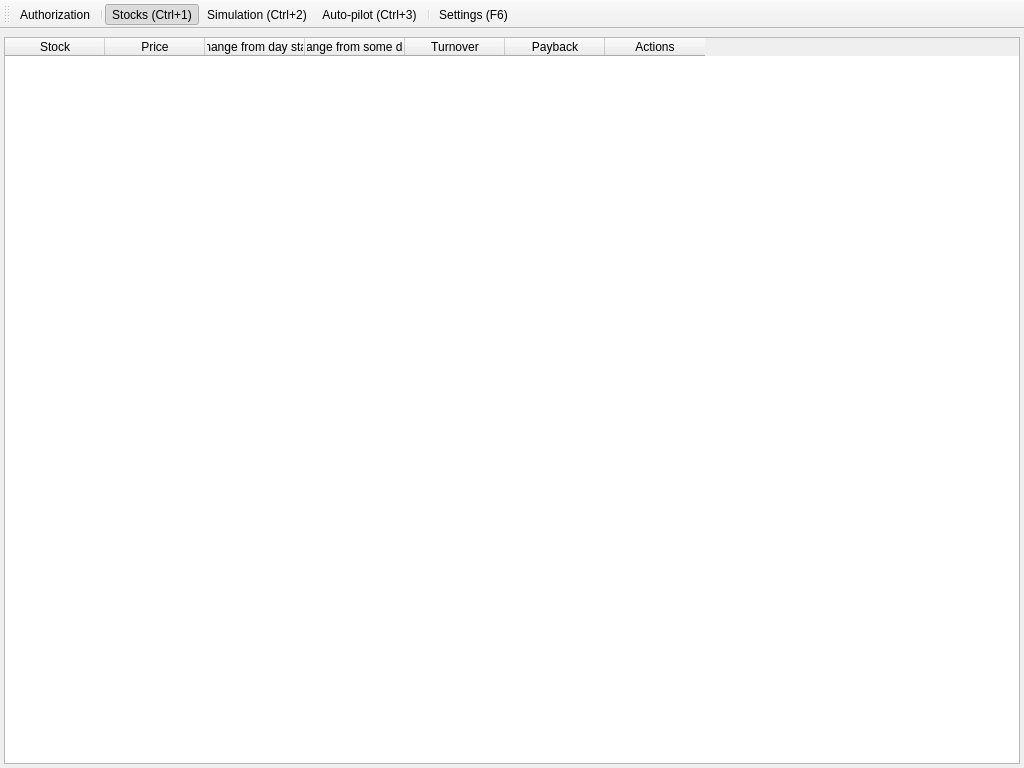
<?xml version="1.0" encoding="UTF-8"?>
<ui version="4.0">
 <class>MainWindow</class>
 <widget class="QMainWindow" name="MainWindow">
  <property name="geometry">
   <rect>
    <x>0</x>
    <y>0</y>
    <width>1024</width>
    <height>768</height>
   </rect>
  </property>
  <property name="minimumSize">
   <size>
    <width>800</width>
    <height>600</height>
   </size>
  </property>
  <property name="windowTitle">
   <string>TInvestor</string>
  </property>
  <widget class="QWidget" name="centralwidget">
   <layout class="QVBoxLayout" name="verticalLayout">
    <property name="spacing">
     <number>4</number>
    </property>
    <property name="leftMargin">
     <number>4</number>
    </property>
    <property name="topMargin">
     <number>4</number>
    </property>
    <property name="rightMargin">
     <number>4</number>
    </property>
    <property name="bottomMargin">
     <number>4</number>
    </property>
    <item>
     <widget class="WaitingSpinnerWidget" name="waitingSpinnerWidget" native="true"/>
    </item>
    <item>
     <widget class="QStackedWidget" name="stackedWidget">
      <property name="currentIndex">
       <number>0</number>
      </property>
      <widget class="QWidget" name="stocksPage">
       <layout class="QHBoxLayout" name="horizontalLayout">
        <property name="spacing">
         <number>4</number>
        </property>
        <property name="leftMargin">
         <number>0</number>
        </property>
        <property name="topMargin">
         <number>0</number>
        </property>
        <property name="rightMargin">
         <number>0</number>
        </property>
        <property name="bottomMargin">
         <number>0</number>
        </property>
        <item>
         <layout class="QVBoxLayout" name="layoutForStocksControlsWidget">
          <property name="spacing">
           <number>4</number>
          </property>
         </layout>
        </item>
        <item>
         <widget class="QTableWidget" name="stocksTableWidget">
          <property name="editTriggers">
           <set>QAbstractItemView::EditTrigger::NoEditTriggers</set>
          </property>
          <property name="alternatingRowColors">
           <bool>true</bool>
          </property>
          <property name="selectionBehavior">
           <enum>QAbstractItemView::SelectionBehavior::SelectRows</enum>
          </property>
          <property name="columnCount">
           <number>7</number>
          </property>
          <attribute name="horizontalHeaderShowSortIndicator" stdset="0">
           <bool>true</bool>
          </attribute>
          <column>
           <property name="text">
            <string>Stock</string>
           </property>
          </column>
          <column>
           <property name="text">
            <string>Price</string>
           </property>
          </column>
          <column>
           <property name="text">
            <string>Change from day start</string>
           </property>
          </column>
          <column>
           <property name="text">
            <string>Change from some date</string>
           </property>
          </column>
          <column>
           <property name="text">
            <string>Turnover</string>
           </property>
           <property name="toolTip">
            <string>Average daily turnover in the last 31 days</string>
           </property>
           <property name="icon">
            <iconset resource="../../Resources.qrc">
             <normaloff>:/assets/images/question.png</normaloff>:/assets/images/question.png</iconset>
           </property>
          </column>
          <column>
           <property name="text">
            <string>Payback</string>
           </property>
           <property name="toolTip">
            <string>Opportunity to get money back (with commission) based on the last 24 hours</string>
           </property>
           <property name="icon">
            <iconset resource="../../Resources.qrc">
             <normaloff>:/assets/images/question.png</normaloff>:/assets/images/question.png</iconset>
           </property>
          </column>
          <column>
           <property name="text">
            <string>Actions</string>
           </property>
          </column>
         </widget>
        </item>
       </layout>
      </widget>
      <widget class="QWidget" name="simulationPage">
       <layout class="QVBoxLayout" name="verticalLayout_4">
        <property name="spacing">
         <number>4</number>
        </property>
        <property name="leftMargin">
         <number>0</number>
        </property>
        <property name="topMargin">
         <number>0</number>
        </property>
        <property name="rightMargin">
         <number>0</number>
        </property>
        <property name="bottomMargin">
         <number>0</number>
        </property>
        <item>
         <layout class="QHBoxLayout" name="horizontalLayout_2">
          <property name="spacing">
           <number>4</number>
          </property>
          <item>
           <widget class="QPushButton" name="startSimulationButton">
            <property name="text">
             <string>Start simulation</string>
            </property>
            <property name="icon">
             <iconset resource="../../Resources.qrc">
              <normaloff>:/assets/images/start.png</normaloff>:/assets/images/start.png</iconset>
            </property>
           </widget>
          </item>
          <item>
           <spacer name="horizontalSpacer">
            <property name="orientation">
             <enum>Qt::Orientation::Horizontal</enum>
            </property>
            <property name="sizeHint" stdset="0">
             <size>
              <width>40</width>
              <height>20</height>
             </size>
            </property>
           </spacer>
          </item>
         </layout>
        </item>
        <item>
         <layout class="QVBoxLayout" name="layoutForSimulatorDecisionMaker">
          <property name="spacing">
           <number>4</number>
          </property>
         </layout>
        </item>
       </layout>
      </widget>
      <widget class="QWidget" name="autoPilotPage">
       <layout class="QVBoxLayout" name="verticalLayout_3">
        <property name="spacing">
         <number>4</number>
        </property>
        <property name="leftMargin">
         <number>0</number>
        </property>
        <property name="topMargin">
         <number>0</number>
        </property>
        <property name="rightMargin">
         <number>0</number>
        </property>
        <property name="bottomMargin">
         <number>0</number>
        </property>
        <item>
         <layout class="QHBoxLayout" name="horizontalLayout_3">
          <property name="spacing">
           <number>4</number>
          </property>
          <item>
           <widget class="QPushButton" name="startAutoPilotButton">
            <property name="text">
             <string>Start auto-pilot</string>
            </property>
            <property name="icon">
             <iconset resource="../../Resources.qrc">
              <normaloff>:/assets/images/start.png</normaloff>:/assets/images/start.png</iconset>
            </property>
           </widget>
          </item>
          <item>
           <spacer name="horizontalSpacer_2">
            <property name="orientation">
             <enum>Qt::Orientation::Horizontal</enum>
            </property>
            <property name="sizeHint" stdset="0">
             <size>
              <width>40</width>
              <height>20</height>
             </size>
            </property>
           </spacer>
          </item>
          <item>
           <widget class="QLabel" name="label_2">
            <property name="text">
             <string>Keep money on account:</string>
            </property>
           </widget>
          </item>
          <item>
           <widget class="QSpinBox" name="keepMoneySpinBox">
            <property name="suffix">
             <string notr="true"> p</string>
            </property>
            <property name="maximum">
             <number>1000000000</number>
            </property>
           </widget>
          </item>
         </layout>
        </item>
        <item>
         <layout class="QVBoxLayout" name="layoutForAutoPilotDecisionMaker">
          <property name="spacing">
           <number>4</number>
          </property>
         </layout>
        </item>
       </layout>
      </widget>
     </widget>
    </item>
   </layout>
  </widget>
  <widget class="QToolBar" name="toolBar">
   <property name="windowTitle">
    <string/>
   </property>
   <attribute name="toolBarArea">
    <enum>TopToolBarArea</enum>
   </attribute>
   <attribute name="toolBarBreak">
    <bool>false</bool>
   </attribute>
   <addaction name="actionAuth"/>
   <addaction name="separator"/>
   <addaction name="actionStocksPage"/>
   <addaction name="actionSimulationPage"/>
   <addaction name="actionAutoPilotPage"/>
   <addaction name="separator"/>
   <addaction name="actionSettings"/>
  </widget>
  <action name="actionAuth">
   <property name="icon">
    <iconset resource="../../Resources.qrc">
     <normaloff>:/assets/images/auth.png</normaloff>
     <disabledoff>:/assets/images/auth_disabled.png</disabledoff>:/assets/images/auth.png</iconset>
   </property>
   <property name="text">
    <string>Authorization</string>
   </property>
   <property name="toolTip">
    <string>Authorize user (Ctrl+L)</string>
   </property>
   <property name="shortcut">
    <string notr="true">Ctrl+L</string>
   </property>
   <property name="menuRole">
    <enum>QAction::MenuRole::NoRole</enum>
   </property>
  </action>
  <action name="actionStocksPage">
   <property name="checkable">
    <bool>true</bool>
   </property>
   <property name="checked">
    <bool>true</bool>
   </property>
   <property name="icon">
    <iconset resource="../../Resources.qrc">
     <normaloff>:/assets/images/stocks.png</normaloff>:/assets/images/stocks.png</iconset>
   </property>
   <property name="text">
    <string>Stocks (Ctrl+1)</string>
   </property>
   <property name="toolTip">
    <string>Show page with list of stocks (Ctrl+1)</string>
   </property>
   <property name="shortcut">
    <string notr="true">Ctrl+1</string>
   </property>
   <property name="menuRole">
    <enum>QAction::MenuRole::NoRole</enum>
   </property>
  </action>
  <action name="actionSimulationPage">
   <property name="checkable">
    <bool>true</bool>
   </property>
   <property name="icon">
    <iconset resource="../../Resources.qrc">
     <normaloff>:/assets/images/simulation.png</normaloff>:/assets/images/simulation.png</iconset>
   </property>
   <property name="text">
    <string>Simulation (Ctrl+2)</string>
   </property>
   <property name="toolTip">
    <string>Show page with simulation mode (Ctrl+2)</string>
   </property>
   <property name="shortcut">
    <string notr="true">Ctrl+2</string>
   </property>
   <property name="menuRole">
    <enum>QAction::MenuRole::NoRole</enum>
   </property>
  </action>
  <action name="actionAutoPilotPage">
   <property name="checkable">
    <bool>true</bool>
   </property>
   <property name="icon">
    <iconset resource="../../Resources.qrc">
     <normaloff>:/assets/images/auto_pilot.png</normaloff>:/assets/images/auto_pilot.png</iconset>
   </property>
   <property name="text">
    <string>Auto-pilot (Ctrl+3)</string>
   </property>
   <property name="toolTip">
    <string>Show page with auto-pilot mode (Ctrl+3)</string>
   </property>
   <property name="shortcut">
    <string notr="true">Ctrl+3</string>
   </property>
   <property name="menuRole">
    <enum>QAction::MenuRole::NoRole</enum>
   </property>
  </action>
  <action name="actionSettings">
   <property name="icon">
    <iconset resource="../../Resources.qrc">
     <normaloff>:/assets/images/settings.png</normaloff>:/assets/images/settings.png</iconset>
   </property>
   <property name="text">
    <string>Settings (F6)</string>
   </property>
   <property name="toolTip">
    <string>Settings (F6)</string>
   </property>
   <property name="shortcut">
    <string notr="true">F6</string>
   </property>
   <property name="menuRole">
    <enum>QAction::MenuRole::NoRole</enum>
   </property>
  </action>
 </widget>
 <customwidgets>
  <customwidget>
   <class>WaitingSpinnerWidget</class>
   <extends>QWidget</extends>
   <header>src/waitingspinner/waitingspinnerwidget.h</header>
   <container>1</container>
  </customwidget>
 </customwidgets>
 <resources>
  <include location="../../Resources.qrc"/>
 </resources>
 <connections/>
</ui>
